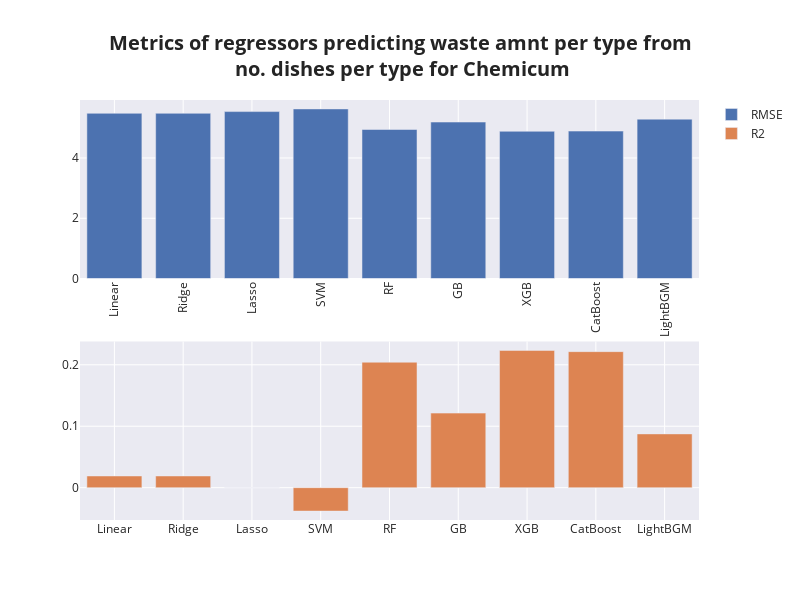

The notebook cell this image was saved under:
### Code cell
fig = make_subplots(
    rows=2, cols=1,
    specs=[
        [{'type': 'bar'}],
        [{'type': 'bar'}]
    ]
)

fig.add_trace(
    go.Bar(x=rmse_vals['model'], y=rmse_vals['rmse'], name='RMSE'),
    row=1, col=1
)
fig.add_trace(
    go.Bar(x=r2_vals['model'], y=r2_vals['r2'], name='R2'),
    row=2, col=1
)

fig.update_layout(
    height=600, 
    width=800,
    title_text=f"<b>Metrics of regressors predicting waste amnt per type from<br> no. dishes per type for {restaurant}</b>",
    title_font_size=20,
    xaxis_tickangle=-90,
    title_x=0.5,
)
fig.show()

### Figure 1 — Plotly figure (JSON) as saved in the notebook; plotly's stock layout.template omitted (floating-point values rounded to 4 significant figures)
{"data": [{"name": "RMSE", "type": "bar", "x": ["Linear", "Ridge", "Lasso", "SVM", "RF", "GB", "XGB", "CatBoost", "LightBGM"], "xaxis": "x", "y": [5.484, 5.484, 5.541, 5.629, 4.946, 5.193, 4.887, 4.894, 5.29], "yaxis": "y"}, {"name": "R2", "type": "bar", "x": ["Linear", "Ridge", "Lasso", "SVM", "RF", "GB", "XGB", "CatBoost", "LightBGM"], "xaxis": "x2", "y": [0.01905, 0.01904, -3.886e-16, -0.03808, 0.2042, 0.1213, 0.2234, 0.2214, 0.08749], "yaxis": "y2"}], "layout": {"height": 600, "title": {"font": {"size": 20}, "text": "<b>Metrics of regressors predicting waste amnt per type from<br> no. dishes per type for Chemicum</b>", "x": 0.5}, "width": 800, "xaxis": {"anchor": "y", "domain": [0, 1], "tickangle": -90}, "xaxis2": {"anchor": "y2", "domain": [0, 1]}, "yaxis": {"anchor": "x", "domain": [0.575, 1]}, "yaxis2": {"anchor": "x2", "domain": [0, 0.425]}}}
